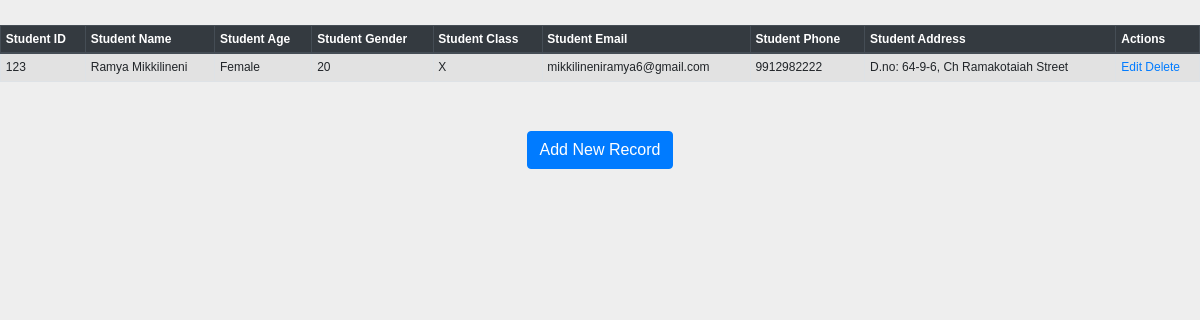
Before: / with the older database file.
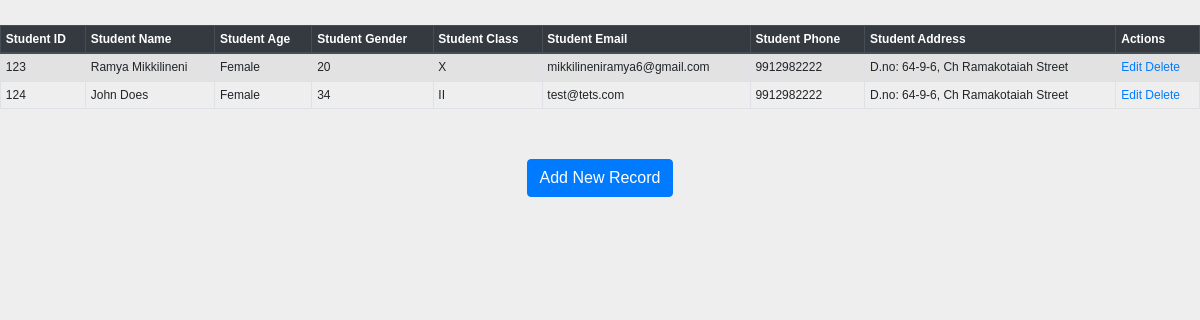
After: the same page with the newer database file.
### students/models.py (models this page shows)
class Student(models.Model):
    id = models.AutoField(primary_key=True)
    name = models.CharField(max_length=100)
    gender = models.CharField(max_length=10)
    age = models.IntegerField()
    standard = models.CharField(max_length=5)
    email = models.EmailField()
    phone = models.CharField(max_length=15)
    address = models.CharField(max_length=256)
    class Meta:
        db_table = "student"

### students/views.py (the view)
# urls.py: path('', views.show),
def show(request):
    students = Student.objects.all()
    return render(request,"show.html",{'students':students})

### students/templates/show.html
{% extends 'base.html' %}
{% block content %}
<table class="table table-striped table-bordered table-sm">
    <thead class="thead-dark">
        <tr>
            <th>Student ID</th>
            <th>Student Name</th>
            <th>Student Age</th>
            <th>Student Gender</th>
            <th>Student Class</th>
            <th>Student Email</th>
            <th>Student Phone</th>
            <th>Student Address</th>
            <th>Actions</th>
        </tr>
    </thead>
    <tbody>
        {% for student in students %}
        <tr>
            <td>{{ student.id }}</td>
            <td>{{ student.name }}</td>
            <td>{{ student.gender }}</td>
            <td>{{ student.age }}</td>
            <td>{{ student.standard }}</td>
            <td>{{ student.email }}</td>
            <td>{{ student.phone }}</td>
            <td>{{ student.address }}</td>
            <td>
                <a href="/edit/{{ student.id }}"><span class="glyphicon glyphicon-pencil">Edit</span></a>
                <a href="/delete/{{ student.id }}">Delete</a>
            </td>
        </tr>
        {% endfor %}
    </tbody>
</table>
<br>
<br>
<center><a href="/stud" class="btn btn-primary">Add New Record</a></center>
{% endblock %}

### students/templates/base.html (shortened to what this page needs)
<!DOCTYPE html>
<html lang="en">
<head>
    <link rel="stylesheet" href="https://stackpath.bootstrapcdn.com/bootstrap/4.5.0/css/bootstrap.min.css"
>
    {% load static %}
    <link rel="stylesheet" href="{% static 'css/style.css' %}" />
</head>
<body>
    {% block content %}
    {% endblock %}
</body>
</html>

### students/static/css/style.css (style rules this page uses)
body { font:12px/1.4 Verdana,Arial; background:#eee; height:100%; margin:25px 0; padding:0 }

Changed rows visible on the page:
added Student: id "124", name "John Does", gender "Female", age "34", standard "II", email "test@tets.com", phone "9912982222", address "D.no: 64-9-6, Ch Ramakotaiah Street"
